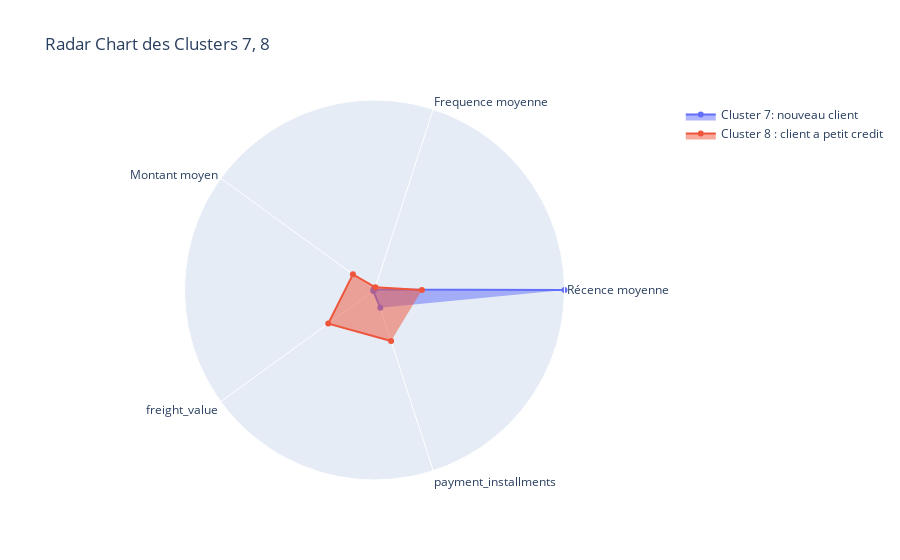

The cell this chart's notebook holds for it:
### Code cell
fig = go.Figure()


fig.add_trace(go.Scatterpolar(
      r=[B_scale['recency'].iloc[6],
         B_scale['frequency'].iloc[6],
         B_scale['monetary'].iloc[6],
         B_scale['freight_value'].iloc[6],
         B_scale['payment_installments'].iloc[6]],

      theta=categories,
      fill='toself',
      name='Cluster 7: nouveau client'
))


fig.add_trace(go.Scatterpolar(
      r=[B_scale['recency'][7],
         B_scale['frequency'][7],
         B_scale['monetary'][7],
         B_scale['freight_value'][7],
         B_scale['payment_installments'][7]],
      theta=categories,
      fill='toself',
      name='Cluster 8 : client a petit credit'
))



fig.update_layout(
  polar=dict(
    radialaxis=dict(
      visible=False,
      range=[0, 1000]
    )),
  title="Radar Chart des Clusters 7, 8",
  showlegend=True
)

fig.show()

### Figure 1 — Plotly figure (JSON) as saved in the notebook; plotly's stock layout.template omitted (floating-point values rounded to 4 significant figures)
{"data": [{"fill": "toself", "name": "Cluster 7: nouveau client", "r": [1000.0, 2.299, 5.926, 7.903, 98.81], "theta": ["Récence moyenne", "Frequence moyenne", "Montant moyen", "freight_value", "payment_installments"], "type": "scatterpolar"}, {"fill": "toself", "name": "Cluster 8 : client a petit credit", "r": [249.5, 14.68, 140.4, 300.9, 282.4], "theta": ["Récence moyenne", "Frequence moyenne", "Montant moyen", "freight_value", "payment_installments"], "type": "scatterpolar"}], "layout": {"polar": {"radialaxis": {"range": [0, 1000], "visible": false}}, "showlegend": true, "title": {"text": "Radar Chart des Clusters 7, 8"}}}
